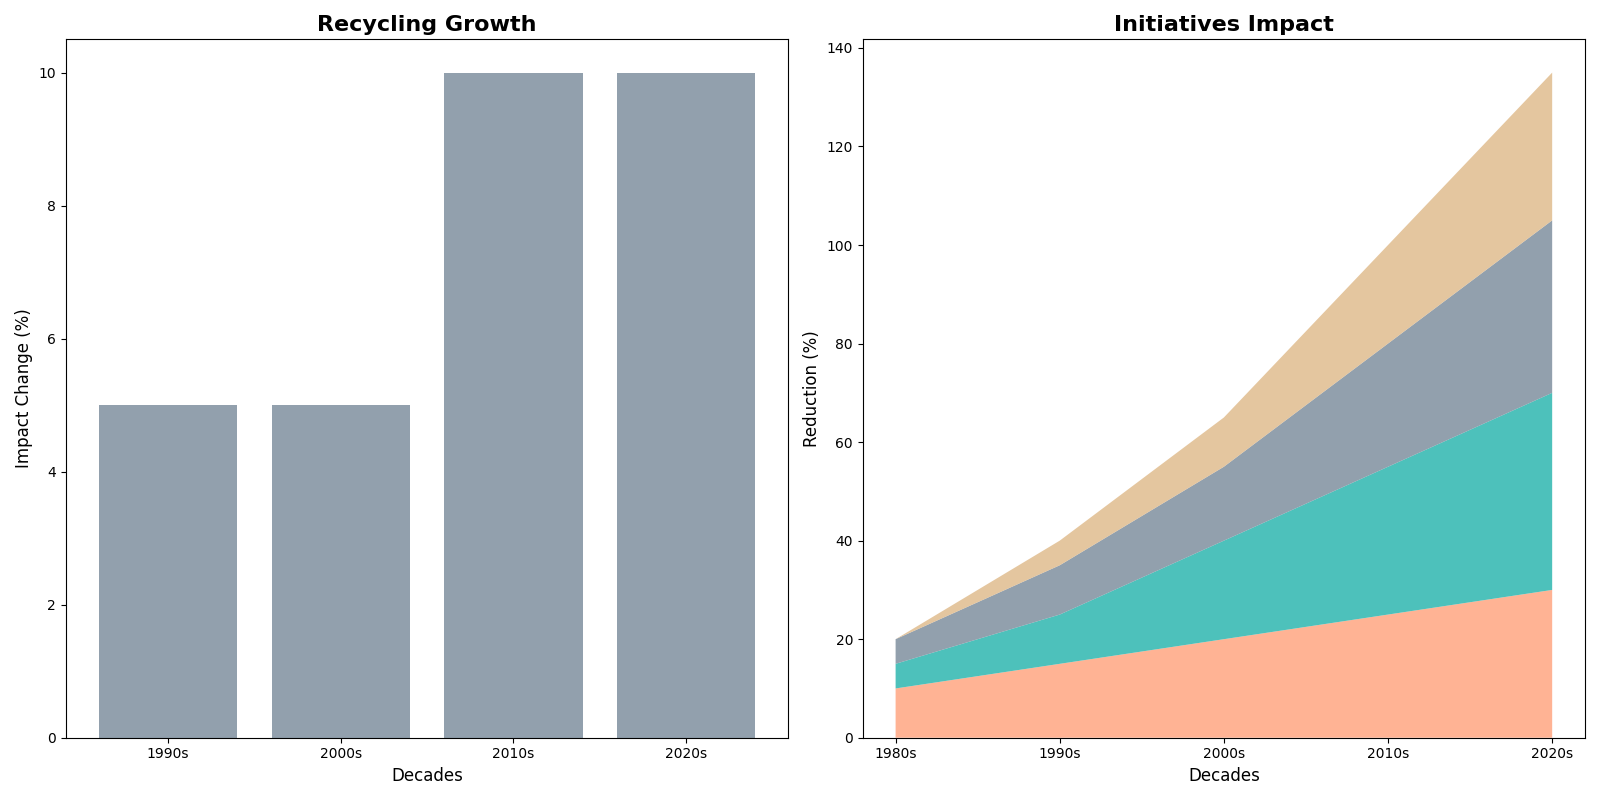

Recreate this plot in Python.
import matplotlib.pyplot as plt
import numpy as np

# Define decades and initiatives
decades = ['1980s', '1990s', '2000s', '2010s', '2020s']
initiatives = ['Air', 'Water', 'Recycling', 'Renewable']

# Pollution reduction impact (percentage)
impact = np.array([
    [10, 5, 5, 0],    
    [15, 10, 10, 5],  
    [20, 20, 15, 10], 
    [25, 30, 25, 20], 
    [30, 40, 35, 30]  
])

fig, (ax2, ax1) = plt.subplots(1, 2, figsize=(16, 8))

# Subplot 1: Recycling Growth
recycling_growth = np.diff(impact[:, 2])
periods = ['1990s', '2000s', '2010s', '2020s']
ax2.bar(periods, recycling_growth, color='#778899', alpha=0.8)
ax2.set_title('Recycling Growth', fontsize=16, fontweight='bold')
ax2.set_xlabel('Decades', fontsize=12)
ax2.set_ylabel('Impact Change (%)', fontsize=12)

# Subplot 2: Stacked Area Chart
ax1.stackplot(decades, impact.T, colors=['#FFA07A', '#20B2AA', '#778899', '#DEB887'], alpha=0.8)
ax1.set_title('Initiatives Impact', fontsize=16, fontweight='bold')
ax1.set_xlabel('Decades', fontsize=12)
ax1.set_ylabel('Reduction (%)', fontsize=12)

plt.tight_layout()
plt.show()
